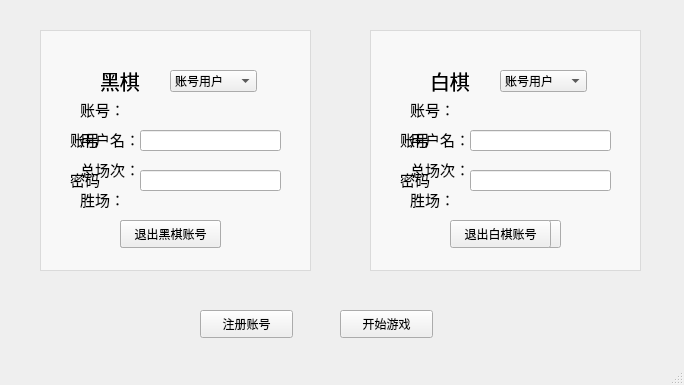
<?xml version="1.0" encoding="UTF-8"?>
<ui version="4.0">
 <class>StartWindow</class>
 <widget class="QMainWindow" name="StartWindow">
  <property name="geometry">
   <rect>
    <x>0</x>
    <y>0</y>
    <width>684</width>
    <height>385</height>
   </rect>
  </property>
  <property name="windowTitle">
   <string>MainWindow</string>
  </property>
  <widget class="QWidget" name="centralwidget">
   <widget class="QTextBrowser" name="textBrowser">
    <property name="geometry">
     <rect>
      <x>40</x>
      <y>30</y>
      <width>271</width>
      <height>241</height>
     </rect>
    </property>
    <property name="styleSheet">
     <string notr="true">background-color: rgba(255, 255, 255, 150);</string>
    </property>
    <property name="html">
     <string>&lt;!DOCTYPE HTML PUBLIC &quot;-//W3C//DTD HTML 4.0//EN&quot; &quot;http://www.w3.org/TR/REC-html40/strict.dtd&quot;&gt;
&lt;html&gt;&lt;head&gt;&lt;meta name=&quot;qrichtext&quot; content=&quot;1&quot; /&gt;&lt;style type=&quot;text/css&quot;&gt;
p, li { white-space: pre-wrap; }
&lt;/style&gt;&lt;/head&gt;&lt;body style=&quot; font-family:'SimSun'; font-size:9pt; font-weight:400; font-style:normal;&quot;&gt;
&lt;p align=&quot;center&quot; style=&quot;-qt-paragraph-type:empty; margin-top:0px; margin-bottom:0px; margin-left:0px; margin-right:0px; -qt-block-indent:0; text-indent:0px; font-size:10.8pt;&quot;&gt;&lt;br /&gt;&lt;/p&gt;&lt;/body&gt;&lt;/html&gt;</string>
    </property>
   </widget>
   <widget class="QWidget" name="widget_b1" native="true">
    <property name="geometry">
     <rect>
      <x>50</x>
      <y>50</y>
      <width>251</width>
      <height>211</height>
     </rect>
    </property>
    <widget class="QLabel" name="act_label_b">
     <property name="geometry">
      <rect>
       <x>20</x>
       <y>80</y>
       <width>41</width>
       <height>18</height>
      </rect>
     </property>
     <property name="font">
      <font>
       <pointsize>11</pointsize>
      </font>
     </property>
     <property name="text">
      <string>账号</string>
     </property>
    </widget>
    <widget class="QLabel" name="pwd_label_b">
     <property name="geometry">
      <rect>
       <x>20</x>
       <y>120</y>
       <width>41</width>
       <height>18</height>
      </rect>
     </property>
     <property name="font">
      <font>
       <pointsize>11</pointsize>
      </font>
     </property>
     <property name="text">
      <string>密码</string>
     </property>
    </widget>
    <widget class="QLineEdit" name="act_Input_b">
     <property name="geometry">
      <rect>
       <x>90</x>
       <y>80</y>
       <width>141</width>
       <height>21</height>
      </rect>
     </property>
     <property name="font">
      <font>
       <pointsize>8</pointsize>
      </font>
     </property>
     <property name="text">
      <string/>
     </property>
     <property name="echoMode">
      <enum>QLineEdit::Normal</enum>
     </property>
    </widget>
    <widget class="QLineEdit" name="pwd_Input_b">
     <property name="geometry">
      <rect>
       <x>90</x>
       <y>120</y>
       <width>141</width>
       <height>21</height>
      </rect>
     </property>
     <property name="font">
      <font>
       <pointsize>7</pointsize>
      </font>
     </property>
     <property name="text">
      <string/>
     </property>
     <property name="echoMode">
      <enum>QLineEdit::Password</enum>
     </property>
    </widget>
    <widget class="QPushButton" name="login_btn_b">
     <property name="geometry">
      <rect>
       <x>70</x>
       <y>170</y>
       <width>101</width>
       <height>28</height>
      </rect>
     </property>
     <property name="text">
      <string>登录黑棋账号</string>
     </property>
    </widget>
    <widget class="QLabel" name="chess_label_b1">
     <property name="geometry">
      <rect>
       <x>50</x>
       <y>10</y>
       <width>51</width>
       <height>41</height>
      </rect>
     </property>
     <property name="font">
      <font>
       <pointsize>15</pointsize>
      </font>
     </property>
     <property name="text">
      <string>黑棋</string>
     </property>
    </widget>
    <widget class="QComboBox" name="Box_b">
     <property name="geometry">
      <rect>
       <x>120</x>
       <y>20</y>
       <width>87</width>
       <height>22</height>
      </rect>
     </property>
     <property name="currentText">
      <string>账号用户</string>
     </property>
     <item>
      <property name="text">
       <string>账号用户</string>
      </property>
     </item>
     <item>
      <property name="text">
       <string>游客</string>
      </property>
     </item>
     <item>
      <property name="text">
       <string>一级AI</string>
      </property>
     </item>
     <item>
      <property name="text">
       <string>二级AI</string>
      </property>
     </item>
    </widget>
   </widget>
   <widget class="QTextBrowser" name="textBrowser_2">
    <property name="geometry">
     <rect>
      <x>370</x>
      <y>30</y>
      <width>271</width>
      <height>241</height>
     </rect>
    </property>
    <property name="styleSheet">
     <string notr="true">background-color: rgba(255, 255, 255, 150);</string>
    </property>
    <property name="html">
     <string>&lt;!DOCTYPE HTML PUBLIC &quot;-//W3C//DTD HTML 4.0//EN&quot; &quot;http://www.w3.org/TR/REC-html40/strict.dtd&quot;&gt;
&lt;html&gt;&lt;head&gt;&lt;meta name=&quot;qrichtext&quot; content=&quot;1&quot; /&gt;&lt;style type=&quot;text/css&quot;&gt;
p, li { white-space: pre-wrap; }
&lt;/style&gt;&lt;/head&gt;&lt;body style=&quot; font-family:'SimSun'; font-size:9pt; font-weight:400; font-style:normal;&quot;&gt;
&lt;p align=&quot;center&quot; style=&quot;-qt-paragraph-type:empty; margin-top:0px; margin-bottom:0px; margin-left:0px; margin-right:0px; -qt-block-indent:0; text-indent:0px; font-size:10.8pt;&quot;&gt;&lt;br /&gt;&lt;/p&gt;&lt;/body&gt;&lt;/html&gt;</string>
    </property>
   </widget>
   <widget class="QWidget" name="widget_w1" native="true">
    <property name="geometry">
     <rect>
      <x>380</x>
      <y>50</y>
      <width>251</width>
      <height>211</height>
     </rect>
    </property>
    <widget class="QLabel" name="act_label_w">
     <property name="geometry">
      <rect>
       <x>20</x>
       <y>80</y>
       <width>41</width>
       <height>18</height>
      </rect>
     </property>
     <property name="font">
      <font>
       <pointsize>11</pointsize>
      </font>
     </property>
     <property name="text">
      <string>账号</string>
     </property>
    </widget>
    <widget class="QLabel" name="pwd_label_w">
     <property name="geometry">
      <rect>
       <x>20</x>
       <y>120</y>
       <width>41</width>
       <height>18</height>
      </rect>
     </property>
     <property name="font">
      <font>
       <pointsize>11</pointsize>
      </font>
     </property>
     <property name="text">
      <string>密码</string>
     </property>
    </widget>
    <widget class="QLineEdit" name="act_Input_w">
     <property name="geometry">
      <rect>
       <x>90</x>
       <y>80</y>
       <width>141</width>
       <height>21</height>
      </rect>
     </property>
     <property name="font">
      <font>
       <pointsize>8</pointsize>
      </font>
     </property>
     <property name="text">
      <string/>
     </property>
     <property name="echoMode">
      <enum>QLineEdit::Normal</enum>
     </property>
    </widget>
    <widget class="QLineEdit" name="pwd_Input_w">
     <property name="geometry">
      <rect>
       <x>90</x>
       <y>120</y>
       <width>141</width>
       <height>21</height>
      </rect>
     </property>
     <property name="text">
      <string/>
     </property>
     <property name="echoMode">
      <enum>QLineEdit::Password</enum>
     </property>
    </widget>
    <widget class="QPushButton" name="login_btn_w">
     <property name="geometry">
      <rect>
       <x>80</x>
       <y>170</y>
       <width>101</width>
       <height>28</height>
      </rect>
     </property>
     <property name="text">
      <string>登录白棋账号</string>
     </property>
    </widget>
    <widget class="QLabel" name="chess_label_w1">
     <property name="geometry">
      <rect>
       <x>50</x>
       <y>10</y>
       <width>51</width>
       <height>41</height>
      </rect>
     </property>
     <property name="font">
      <font>
       <pointsize>15</pointsize>
      </font>
     </property>
     <property name="text">
      <string>白棋</string>
     </property>
    </widget>
    <widget class="QComboBox" name="Box_w">
     <property name="geometry">
      <rect>
       <x>120</x>
       <y>20</y>
       <width>87</width>
       <height>22</height>
      </rect>
     </property>
     <property name="currentText">
      <string>账号用户</string>
     </property>
     <item>
      <property name="text">
       <string>账号用户</string>
      </property>
     </item>
     <item>
      <property name="text">
       <string>游客</string>
      </property>
     </item>
     <item>
      <property name="text">
       <string>一级AI</string>
      </property>
     </item>
     <item>
      <property name="text">
       <string>二级AI</string>
      </property>
     </item>
    </widget>
   </widget>
   <widget class="QPushButton" name="register_btn">
    <property name="geometry">
     <rect>
      <x>200</x>
      <y>310</y>
      <width>93</width>
      <height>28</height>
     </rect>
    </property>
    <property name="text">
     <string>注册账号</string>
    </property>
   </widget>
   <widget class="QPushButton" name="start_btn">
    <property name="geometry">
     <rect>
      <x>340</x>
      <y>310</y>
      <width>93</width>
      <height>28</height>
     </rect>
    </property>
    <property name="text">
     <string>开始游戏</string>
    </property>
   </widget>
   <widget class="QWidget" name="widget_b2" native="true">
    <property name="geometry">
     <rect>
      <x>50</x>
      <y>50</y>
      <width>251</width>
      <height>211</height>
     </rect>
    </property>
    <widget class="QLabel" name="all_label_b1">
     <property name="geometry">
      <rect>
       <x>30</x>
       <y>110</y>
       <width>71</width>
       <height>18</height>
      </rect>
     </property>
     <property name="font">
      <font>
       <pointsize>11</pointsize>
      </font>
     </property>
     <property name="text">
      <string>总场次：</string>
     </property>
    </widget>
    <widget class="QLabel" name="win_label_b1">
     <property name="geometry">
      <rect>
       <x>30</x>
       <y>140</y>
       <width>51</width>
       <height>18</height>
      </rect>
     </property>
     <property name="font">
      <font>
       <pointsize>11</pointsize>
      </font>
     </property>
     <property name="text">
      <string>胜场：</string>
     </property>
    </widget>
    <widget class="QPushButton" name="logout_btn_b">
     <property name="geometry">
      <rect>
       <x>70</x>
       <y>170</y>
       <width>101</width>
       <height>28</height>
      </rect>
     </property>
     <property name="text">
      <string>退出黑棋账号</string>
     </property>
    </widget>
    <widget class="QLabel" name="chess_label_b2">
     <property name="geometry">
      <rect>
       <x>50</x>
       <y>10</y>
       <width>51</width>
       <height>41</height>
      </rect>
     </property>
     <property name="font">
      <font>
       <pointsize>15</pointsize>
      </font>
     </property>
     <property name="text">
      <string>黑棋</string>
     </property>
    </widget>
    <widget class="QLabel" name="player_label_b">
     <property name="geometry">
      <rect>
       <x>110</x>
       <y>20</y>
       <width>71</width>
       <height>18</height>
      </rect>
     </property>
     <property name="font">
      <font>
       <pointsize>11</pointsize>
      </font>
     </property>
     <property name="text">
      <string/>
     </property>
    </widget>
    <widget class="QLabel" name="all_label_b2">
     <property name="geometry">
      <rect>
       <x>110</x>
       <y>110</y>
       <width>71</width>
       <height>18</height>
      </rect>
     </property>
     <property name="font">
      <font>
       <pointsize>11</pointsize>
      </font>
     </property>
     <property name="text">
      <string/>
     </property>
    </widget>
    <widget class="QLabel" name="win_label_b2">
     <property name="geometry">
      <rect>
       <x>110</x>
       <y>140</y>
       <width>71</width>
       <height>18</height>
      </rect>
     </property>
     <property name="font">
      <font>
       <pointsize>11</pointsize>
      </font>
     </property>
     <property name="text">
      <string/>
     </property>
    </widget>
    <widget class="QLabel" name="name_label_b1">
     <property name="geometry">
      <rect>
       <x>30</x>
       <y>80</y>
       <width>71</width>
       <height>18</height>
      </rect>
     </property>
     <property name="font">
      <font>
       <pointsize>11</pointsize>
      </font>
     </property>
     <property name="text">
      <string>用户名：</string>
     </property>
    </widget>
    <widget class="QLabel" name="name_label_b2">
     <property name="geometry">
      <rect>
       <x>110</x>
       <y>80</y>
       <width>71</width>
       <height>18</height>
      </rect>
     </property>
     <property name="font">
      <font>
       <pointsize>11</pointsize>
      </font>
     </property>
     <property name="text">
      <string/>
     </property>
    </widget>
    <widget class="QLabel" name="act_label_b1">
     <property name="geometry">
      <rect>
       <x>30</x>
       <y>50</y>
       <width>71</width>
       <height>18</height>
      </rect>
     </property>
     <property name="font">
      <font>
       <pointsize>11</pointsize>
      </font>
     </property>
     <property name="text">
      <string>账号：</string>
     </property>
    </widget>
    <widget class="QLabel" name="act_label_b2">
     <property name="geometry">
      <rect>
       <x>110</x>
       <y>50</y>
       <width>71</width>
       <height>18</height>
      </rect>
     </property>
     <property name="font">
      <font>
       <pointsize>11</pointsize>
      </font>
     </property>
     <property name="text">
      <string/>
     </property>
    </widget>
    <zorder>player_label_b</zorder>
    <zorder>all_label_b1</zorder>
    <zorder>win_label_b1</zorder>
    <zorder>logout_btn_b</zorder>
    <zorder>chess_label_b2</zorder>
    <zorder>all_label_b2</zorder>
    <zorder>win_label_b2</zorder>
    <zorder>name_label_b1</zorder>
    <zorder>name_label_b2</zorder>
    <zorder>act_label_b1</zorder>
    <zorder>act_label_b2</zorder>
   </widget>
   <widget class="QWidget" name="widget_w2" native="true">
    <property name="geometry">
     <rect>
      <x>380</x>
      <y>50</y>
      <width>251</width>
      <height>211</height>
     </rect>
    </property>
    <widget class="QLabel" name="all_label_w1">
     <property name="geometry">
      <rect>
       <x>30</x>
       <y>110</y>
       <width>71</width>
       <height>18</height>
      </rect>
     </property>
     <property name="font">
      <font>
       <pointsize>11</pointsize>
      </font>
     </property>
     <property name="text">
      <string>总场次：</string>
     </property>
    </widget>
    <widget class="QLabel" name="win_label_w1">
     <property name="geometry">
      <rect>
       <x>30</x>
       <y>140</y>
       <width>51</width>
       <height>18</height>
      </rect>
     </property>
     <property name="font">
      <font>
       <pointsize>11</pointsize>
      </font>
     </property>
     <property name="text">
      <string>胜场：</string>
     </property>
    </widget>
    <widget class="QPushButton" name="logout_btn_w">
     <property name="geometry">
      <rect>
       <x>70</x>
       <y>170</y>
       <width>101</width>
       <height>28</height>
      </rect>
     </property>
     <property name="text">
      <string>退出白棋账号</string>
     </property>
    </widget>
    <widget class="QLabel" name="chess_label_w2">
     <property name="geometry">
      <rect>
       <x>50</x>
       <y>10</y>
       <width>51</width>
       <height>41</height>
      </rect>
     </property>
     <property name="font">
      <font>
       <pointsize>15</pointsize>
      </font>
     </property>
     <property name="text">
      <string>白棋</string>
     </property>
    </widget>
    <widget class="QLabel" name="player_label_w">
     <property name="geometry">
      <rect>
       <x>110</x>
       <y>20</y>
       <width>71</width>
       <height>18</height>
      </rect>
     </property>
     <property name="font">
      <font>
       <pointsize>11</pointsize>
      </font>
     </property>
     <property name="text">
      <string/>
     </property>
    </widget>
    <widget class="QLabel" name="all_label_w2">
     <property name="geometry">
      <rect>
       <x>110</x>
       <y>110</y>
       <width>71</width>
       <height>18</height>
      </rect>
     </property>
     <property name="font">
      <font>
       <pointsize>11</pointsize>
      </font>
     </property>
     <property name="text">
      <string/>
     </property>
    </widget>
    <widget class="QLabel" name="win_label_w2">
     <property name="geometry">
      <rect>
       <x>110</x>
       <y>140</y>
       <width>71</width>
       <height>18</height>
      </rect>
     </property>
     <property name="font">
      <font>
       <pointsize>11</pointsize>
      </font>
     </property>
     <property name="text">
      <string/>
     </property>
    </widget>
    <widget class="QLabel" name="name_label_w1">
     <property name="geometry">
      <rect>
       <x>30</x>
       <y>80</y>
       <width>71</width>
       <height>18</height>
      </rect>
     </property>
     <property name="font">
      <font>
       <pointsize>11</pointsize>
      </font>
     </property>
     <property name="text">
      <string>用户名：</string>
     </property>
    </widget>
    <widget class="QLabel" name="name_label_w2">
     <property name="geometry">
      <rect>
       <x>110</x>
       <y>80</y>
       <width>71</width>
       <height>18</height>
      </rect>
     </property>
     <property name="font">
      <font>
       <pointsize>11</pointsize>
      </font>
     </property>
     <property name="text">
      <string/>
     </property>
    </widget>
    <widget class="QLabel" name="act_label_w2">
     <property name="geometry">
      <rect>
       <x>110</x>
       <y>50</y>
       <width>71</width>
       <height>18</height>
      </rect>
     </property>
     <property name="font">
      <font>
       <pointsize>11</pointsize>
      </font>
     </property>
     <property name="text">
      <string/>
     </property>
    </widget>
    <widget class="QLabel" name="act_label_w1">
     <property name="geometry">
      <rect>
       <x>30</x>
       <y>50</y>
       <width>71</width>
       <height>18</height>
      </rect>
     </property>
     <property name="font">
      <font>
       <pointsize>11</pointsize>
      </font>
     </property>
     <property name="text">
      <string>账号：</string>
     </property>
    </widget>
   </widget>
  </widget>
  <widget class="QMenuBar" name="menubar">
   <property name="geometry">
    <rect>
     <x>0</x>
     <y>0</y>
     <width>684</width>
     <height>26</height>
    </rect>
   </property>
  </widget>
  <widget class="QStatusBar" name="statusbar"/>
 </widget>
 <resources/>
 <connections/>
</ui>
